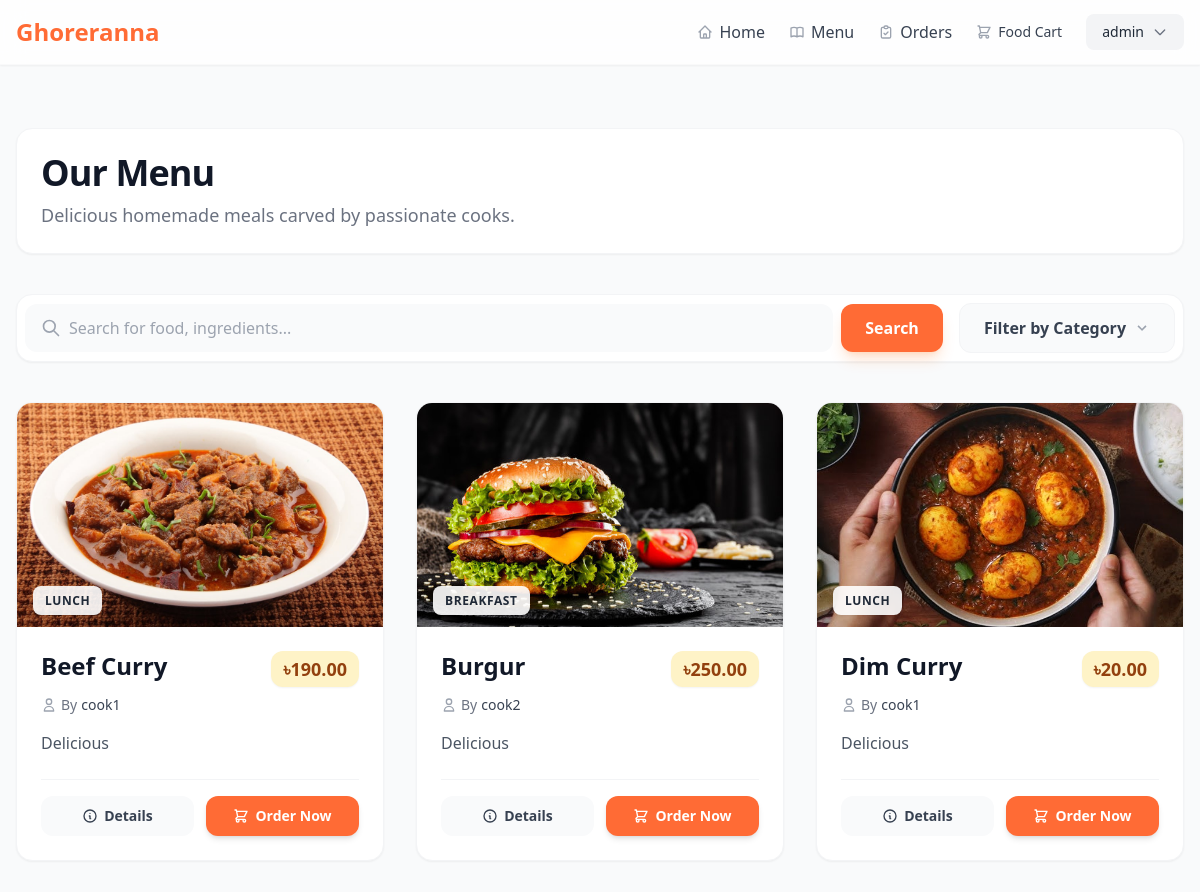
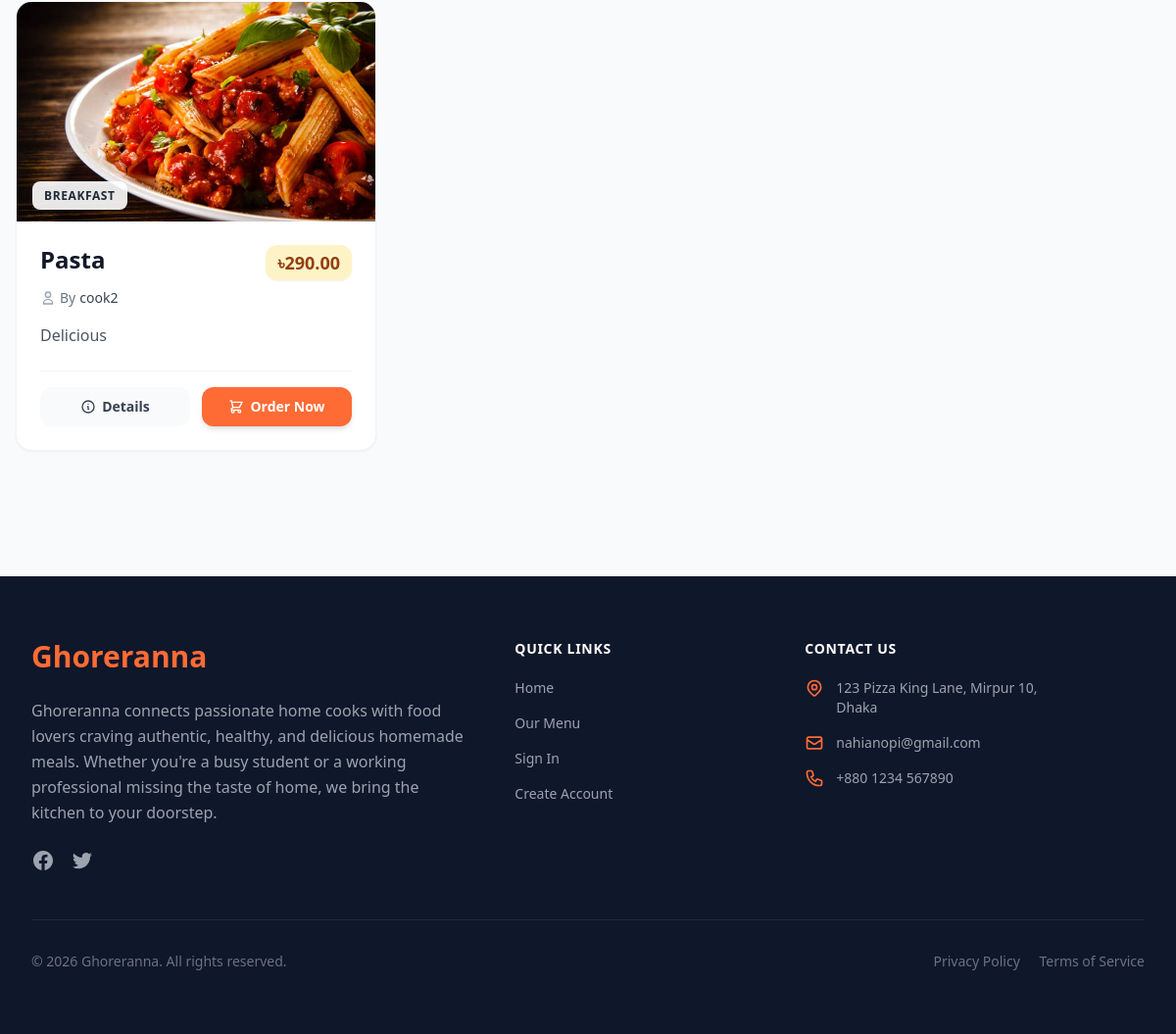
The page /menu/ (signed in) on the database its author committed (2 pictures, top to bottom).
### ghoreranna_app/models.py (models this page shows, shortened)
class Menu(models.Model):
    menu_id = models.AutoField(primary_key=True)
    homecook = models.ForeignKey(User, on_delete=models.CASCADE, related_name='menus', limit_choices_to={'role': 'Home Cook'})
    meal_type = models.CharField(max_length=100)
    item_name = models.CharField(max_length=255)
    description = models.TextField()
    price = models.DecimalField(max_digits=10, decimal_places=2)
    image = models.ImageField(upload_to='menu_images/', null=True, blank=True)
    availability_status = models.BooleanField(default=True)
    class Meta:
        ordering = ['item_name']

class User(models.Model):
    ROLE_CHOICES = [
        ('Student', 'Student'),
        ('Bachelor Employee', 'Bachelor Employee'),
        ('Home Cook', 'Home Cook'),
        ('Delivery Staff', 'Delivery Staff'),
        ('Admin', 'Admin'),
    ]
    STATUS_CHOICES = [
        ('Active', 'Active'),
        ('Inactive', 'Inactive'),
    ]
    user_id = models.AutoField(primary_key=True)
    name = models.CharField(max_length=255)
    phone = models.CharField(max_length=20)
    email = models.EmailField(unique=True)
    password = models.CharField(max_length=255)
    address = models.TextField()
    role = models.CharField(max_length=50, choices=ROLE_CHOICES)
    status = models.CharField(max_length=20, choices=STATUS_CHOICES, default='Active')
    class Meta:
        ordering = ['name']

### ghoreranna_app/views.py (the view)
# urls.py: path('menu/', views.menu_list, name='menu_list'),
def menu_list(request):
    query = request.GET.get('q', '')
    category = request.GET.get('category', '')
    base_menus = Menu.objects.all()
    if request.session.get('user_role') == 'Home Cook':
        base_menus = base_menus.filter(homecook_id=request.session.get('user_id'))
    menus = base_menus
    if query:
        menus = menus.filter(item_name__icontains=query) | menus.filter(description__icontains=query)
    if category:
        menus = menus.filter(meal_type__iexact=category)
    raw_categories = base_menus.values_list('meal_type', flat=True).distinct()
    categories = sorted(list(set(cat.strip().title() for cat in raw_categories if cat)))
    context = {
        'menus': menus,
        'query': query,
        'selected_category': category,
        'categories': categories,
    }
    return render(request, 'menu_list.html', context)

### ghoreranna_app/context_processors.py (called while the page is built)
def cart_count(request):
    cart = request.session.get('cart', {})
    count = sum(cart.values()) if cart else 0
    return {'global_cart_count': count}

### templates/menu_list.html (shortened to what this page needs)
{% extends "base.html" %}
{% block content %}
<div class="py-12">
    <div class="flex flex-col md:flex-row justify-between items-center mb-10 bg-white p-6 rounded-2xl shadow-sm border border-gray-100">
        <div>
            <h1 class="text-4xl font-extrabold text-gray-900 tracking-tight">Our Menu</h1>
            <p class="text-gray-500 mt-2 text-lg">Delicious homemade meals carved by passionate cooks.</p>
        </div>
    </div>
    <div class="mb-10 space-y-6">
        <div class="bg-white p-2 rounded-2xl shadow-sm border border-gray-100 flex flex-col lg:flex-row gap-4 items-center justify-between">
            <form method="GET" action="{% url 'menu_list' %}" class="w-full lg:flex-1 flex gap-2">
                <div class="relative flex-grow group">
                    <div class="absolute inset-y-0 left-0 pl-4 flex items-center pointer-events-none">
                    </div>
                    <input type="text" name="q" value="{{ query }}" placeholder="Search for food, ingredients..."
                        class="block w-full pl-11 pr-4 py-3 bg-gray-50 border-none rounded-xl focus:ring-2 focus:ring-primary transition-all duration-300 text-gray-900 placeholder-gray-400 font-medium">
                </div>
                <button type="submit" class="bg-primary hover:bg-orange-600 text-white font-bold py-3 px-6 rounded-xl transition duration-300 shadow-lg shadow-orange-500/20 flex-shrink-0">
                    Search
                </button>
            </form>
            <div class="relative w-full lg:w-auto">
                <div class="dropdown inline-block relative w-full lg:w-auto">
                    <button class="bg-gray-50 text-gray-700 font-bold py-3 px-6 rounded-xl inline-flex items-center justify-between w-full lg:w-auto border border-gray-100 hover:bg-gray-100 transition-colors group">
                        <span class="mr-2">{% if selected_category %}{{ selected_category }}{% else %}Filter by Category{% endif %}</span>
                        <svg class="fill-current h-4 w-4 text-gray-400 group-hover:text-primary transition-transform group-hover:rotate-180" xmlns="http://www.w3.org/2000/svg" viewBox="0 0 20 20">
                            <path d="M9.293 12.95l.707.707L15.657 8l-1.414-1.414L10 10.828 5.757 6.586 4.343 8z" />
                        </svg>
                    </button>
                </div>
            </div>
        </div>
    </div>
    <div class="grid grid-cols-1 md:grid-cols-2 lg:grid-cols-3 gap-8">
        {% for menu in menus %}
        <div class="bg-white rounded-2xl shadow-sm border border-gray-100 overflow-hidden hover:shadow-xl transition-all duration-300 transform hover:-translate-y-1 group flex flex-col h-full">
            <div class="relative h-56 overflow-hidden">
                {% if menu.image %}
                <img src="{{ menu.image.url }}" alt="{{ menu.item_name }}" class="w-full h-full object-cover transition-transform duration-500 group-hover:scale-110">
                {% endif %}
                <div class="absolute bottom-4 left-4">
                    <span class="bg-white/90 backdrop-blur text-gray-800 text-xs font-bold uppercase tracking-wider px-3 py-1.5 rounded-lg shadow-sm">
                        {{ menu.meal_type }}
                    </span>
                </div>
            </div>
            <div class="p-6 flex flex-col flex-grow">
                <div class="flex justify-between items-start mb-2">
                    <h2 class="text-2xl font-bold text-gray-900 leading-tight group-hover:text-primary transition-colors">{{ menu.item_name }}</h2>
                    <span class="bg-amber-100 text-amber-800 text-lg font-black px-3 py-1 rounded-xl shadow-sm whitespace-nowrap ml-3">
                        ৳{{ menu.price }}
                    </span>
                </div>
                <div class="flex items-center text-sm text-gray-500 mb-4">
                    <svg class="h-4 w-4 mr-1 text-gray-400" fill="none" viewBox="0 0 24 24" stroke="currentColor">
                        <path stroke-linecap="round" stroke-linejoin="round" stroke-width="2" d="M16 7a4 4 0 11-8 0 4 4 0 018 0zM12 14a7 7 0 00-7 7h14a7 7 0 00-7-7z" />
                    </svg>
                    By <span class="font-medium text-gray-700 ml-1">{{ menu.homecook.name }}</span>
                </div>
                <p class="text-gray-600 mb-6 line-clamp-2 flex-grow">{{ menu.description }}</p>
                {% if request.session.user_role == 'Admin' or request.session.user_role == 'Home Cook' %}
                <div class="mt-auto flex space-x-3 pt-4 border-t border-gray-100">
                    <a href="{% url 'menu_update' menu.pk %}" class="flex-1 inline-flex justify-center items-center text-center bg-blue-50 text-blue-700 py-2.5 rounded-xl hover:bg-blue-600 hover:text-white transition duration-300 font-semibold text-sm">
                        <svg class="w-4 h-4 mr-1.5" fill="none" viewBox="0 0 24 24" stroke="currentColor">
                            <path stroke-linecap="round" stroke-linejoin="round" stroke-width="2" d="M11 5H6a2 2 0 00-2 2v11a2 2 0 002 2h11a2 2 0 002-2v-5m-1.414-9.414a2 2 0 112.828 2.828L11.828 15H9v-2.828l8.586-8.586z" />
                        </svg>
                        Edit
                    </a>
                    <a href="{% url 'menu_delete' menu.pk %}" class="flex-1 inline-flex justify-center items-center text-center bg-red-50 text-red-700 py-2.5 rounded-xl hover:bg-red-600 hover:text-white transition duration-300 font-semibold text-sm">
                        <svg class="w-4 h-4 mr-1.5" fill="none" viewBox="0 0 24 24" stroke="currentColor">
                            <path stroke-linecap="round" stroke-linejoin="round" stroke-width="2" d="M19 7l-.867 12.142A2 2 0 0116.138 21H7.862a2 2 0 01-1.995-1.858L5 7m5 4v6m4-6v6m1-10V4a1 1 0 00-1-1h-4a1 1 0 00-1 1v3M4 7h16" />
                        </svg>
                        Delete
                    </a>
                </div>
                {% else %}
                <div class="mt-auto flex space-x-3 pt-4 border-t border-gray-100">
                    <a href="{% url 'menu_detail' menu.pk %}" class="flex-1 inline-flex justify-center items-center text-center bg-gray-50 text-gray-700 py-2.5 rounded-xl hover:bg-gray-200 transition duration-300 font-semibold text-sm">
                        <svg class="w-4 h-4 mr-1.5" fill="none" viewBox="0 0 24 24" stroke="currentColor">
                            <path stroke-linecap="round" stroke-linejoin="round" stroke-width="2" d="M13 16h-1v-4h-1m1-4h.01M21 12a9 9 0 11-18 0 9 9 0 0118 0z" />
                        </svg>
                        Details
                    </a>
                    {% if menu.availability_status %}
                        {% if request.session.user_id %}
                        <a href="{% url 'cart_add' menu.pk %}" class="flex-1 inline-flex justify-center items-center text-center bg-primary text-white py-2.5 rounded-xl hover:bg-orange-600 transition duration-300 shadow-md hover:shadow-orange-500/50 font-semibold text-sm">
                            <svg class="w-4 h-4 mr-1.5" fill="none" viewBox="0 0 24 24" stroke="currentColor">
                                <path stroke-linecap="round" stroke-linejoin="round" stroke-width="2" d="M3 3h2l.4 2M7 13h10l4-8H5.4M7 13L5.4 5M7 13l-2.293 2.293c-.63.63-.184 1.707.707 1.707H17m0 0a2 2 0 100 4 2 2 0 000-4zm-8 2a2 2 0 11-4 0 2 2 0 014 0z" />
                            </svg>
                            Order Now
                        </a>
                        {% endif %}
                    {% else %}
                    <button disabled class="flex-1 inline-flex justify-center items-center text-center bg-gray-200 text-gray-400 py-2.5 rounded-xl font-semibold text-sm cursor-not-allowed">
                        Unavailable
                    </button>
                    {% endif %}
                </div>
                {% endif %}
            </div>
        </div>
        {% endfor %}
    </div>
</div>
{% endblock %}

### rows shown on the page
Menu: image (picture), meal_type "LUNCH", item_name "Beef Curry", price "190.00", homecook.name "cook1", description "Delicious", availability_status True (drawn)
Menu: image (picture), meal_type "BREAKFAST", item_name "Burgur", price "250.00", homecook.name "cook2", description "Delicious", availability_status True (drawn)
Menu: image (picture), meal_type "LUNCH", item_name "Dim Curry", price "20.00", homecook.name "cook1", description "Delicious", availability_status True (drawn)
Menu: image (picture), meal_type "BREAKFAST", item_name "Pasta", price "290.00", homecook.name "cook2", description "Delicious", availability_status True (drawn)

### other values the page prints
{{ request.session.user_name }} "admin"
